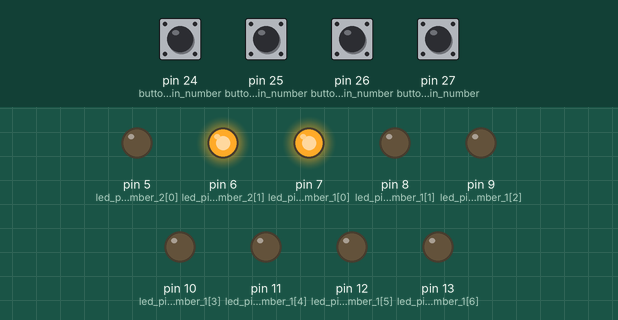
Recording of a sketch running on a simulated Arduino Mega 2560, built with avr-gcc and run on an emulated ATmega2560. Shown: output pins drawn as LEDs (lit = HIGH). The inputs (shaded band) are chosen by the test bench; at power-on: pin 24 (button_pin_number), pin 25 (button_pin_number), pin 26 (button_pin_number), pin 27 (button_pin_number) HIGH.

Above: at 1.2 s.
1.3 s: pin 24 (button_pin_number) pulled LOW for 0.15 s
At 2.5 s:
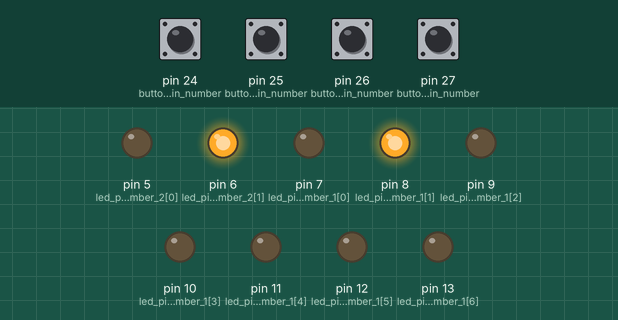
2.9 s: pin 25 (button_pin_number) pulled LOW for 0.15 s
At 3.8 s:
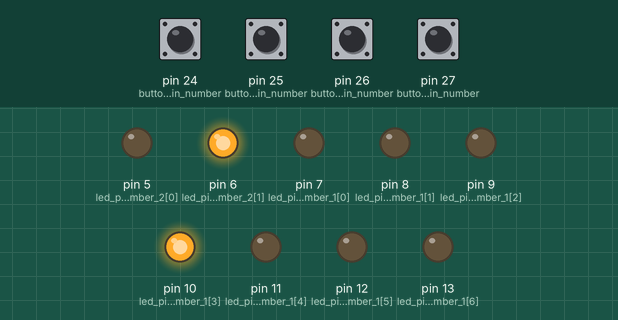
4.5 s: pin 26 (button_pin_number) pulled LOW for 0.15 s
At 5.1 s:
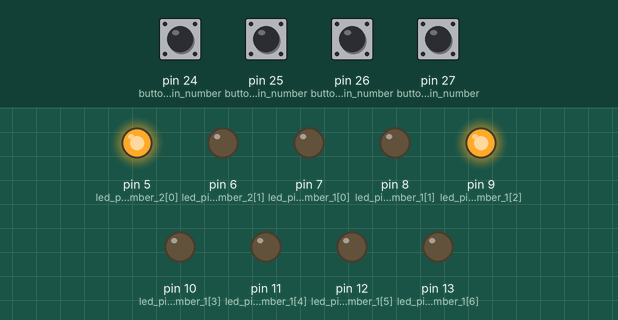
6.1 s: pin 24 (button_pin_number) pulled LOW for 1 s
At 7.4 s:
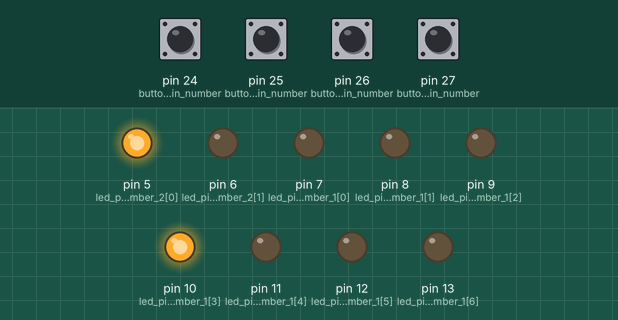
8.6 s: pin 27 (button_pin_number) pulled LOW for 0.15 s
At 9.4 s:
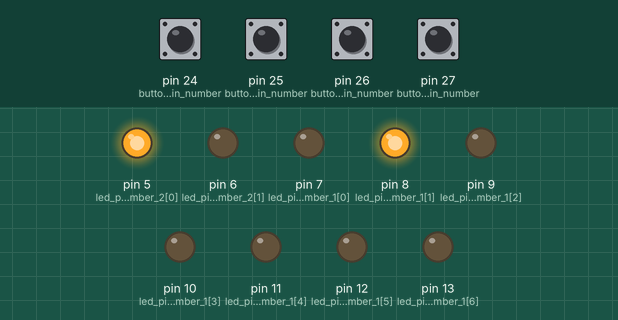
10.2 s: pin 26 (button_pin_number) pulled LOW for 1 s
At 10.6 s:
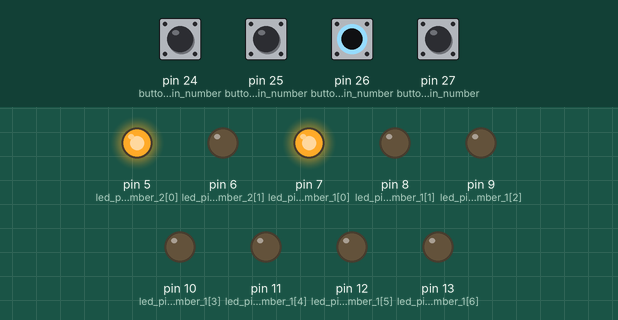
Timing chart, 0 to 13.2 s (numbered marks = the images above; inputs shaded):
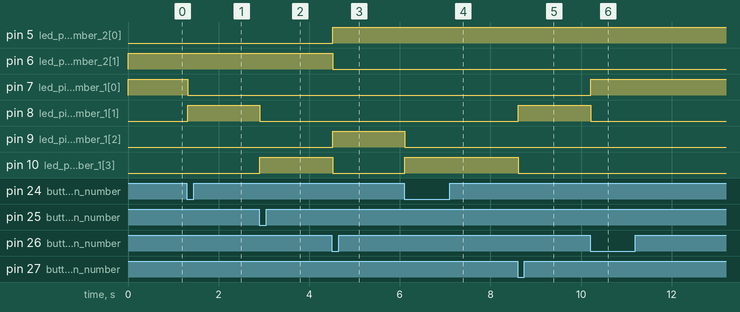

Measured:
- after the input at 1.3 s, pin 7 (led_pin_number_1[0]): HIGH → LOW at once; pin 8 (led_pin_number_1[1]): LOW → HIGH at once
- after the input at 2.9 s, pin 8 (led_pin_number_1[1]): HIGH → LOW at once; pin 10 (led_pin_number_1[3]): LOW → HIGH at once
- after the input at 4.5 s, pin 5 (led_pin_number_2[0]), pin 9 (led_pin_number_1[2]): LOW → HIGH at once; pin 6 (led_pin_number_2[1]), pin 10 (led_pin_number_1[3]): HIGH → LOW at once
- after the input at 6.1 s, pin 9 (led_pin_number_1[2]): HIGH → LOW at once; pin 10 (led_pin_number_1[3]): LOW → HIGH at once
- after the input at 8.6 s, pin 8 (led_pin_number_1[1]): LOW → HIGH at once; pin 10 (led_pin_number_1[3]): HIGH → LOW at once
- after the input at 10.2 s, pin 7 (led_pin_number_1[0]): LOW → HIGH at once; pin 8 (led_pin_number_1[1]): HIGH → LOW at once

The sketch:

BareMinimum.ino
```cpp
// libraries
#include <Toggle.h>

// initialize variables

// LEDs
int led_pin_number_1[] = {7, 8, 9, 10, 11, 12, 13};
int number_of_leds_1 = sizeof(led_pin_number_1) / sizeof(led_pin_number_1[0]);
int led_pin_number_2[] = {5, 6};
int number_of_leds_2 = sizeof(led_pin_number_2) / sizeof(led_pin_number_2[0]);

// buttons
int button_pin_number[] = {24, 25, 26, 27};
int number_of_buttons = sizeof(button_pin_number) / sizeof(button_pin_number[0]);
Toggle north_button;
Toggle west_button;
Toggle south_button;
Toggle east_button;

// time
int time = 500;

// list of states in the first system
enum {CAVE_OF_CACOPHONY, TWISTY_TUNNEL, RAPID_RIVER, SECRET_SWORD_STASH, DRAGONS_DEN, GRIEVOUS_GRAVEYARD, VICTORY_VAULT} current_state;

// list of states in the second system
enum {NO_SWORD, HAS_SWORD} current_state_1;

// this function runs the finite state machine
void run_finite_state_machine() {
  // update the buttons' states
  north_button.poll();
  west_button.poll();
  south_button.poll();
  east_button.poll();

  // this switch statement will help us determine which state
  // we are in in order to determine what actions we must do
  switch (current_state) {
    // if we are in the CAVE OF CACOPHONY state, then we press the
    // east button in order to move to the TWISTY TUNNEL state
    case CAVE_OF_CACOPHONY:
      if (east_button.onPress()) {
        // turn off the CAVE OF CACOPHONY LED
        turn_off_LEDs();

        // turn on the TWISTY TUNNEL LED
        digitalWrite(led_pin_number_1[1], HIGH);

        // set the current state to the next state TWISTY TUNNEL
        current_state = TWISTY_TUNNEL;
      }
      break;

    // if we are in the TWIST TUNNEL state, then we press the west button
    // in order to move to the CAVE OF CACOPHONY state or the south button
    // in order to move to the RAPID RIVER state
    case TWISTY_TUNNEL:
      if (west_button.onPress()) {
        // turn off the TWISTY TUNNEL LED
        turn_off_LEDs();

        // turn on the CAVE OF CACOPHONY LED
        digitalWrite(led_pin_number_1[0], HIGH);

        // set the current state to the next state CAVE OF CACOPHONY
        current_state = CAVE_OF_CACOPHONY;
      }
      else if (south_button.onPress()) {
        // turn off the TWISTY TUNNEL LED
        turn_off_LEDs();

        // turn on the RAPID RIVER LED
        digitalWrite(led_pin_number_1[3], HIGH);

        // set the current state to the next state RAPID RIVER
        current_state = RAPID_RIVER;
      }
      break;

    // if we are in the RAPID RIVER state, then we press the north button
    // in order to move to the TWISTY TUNNEL state, the west button in order
    // to move to the SECRET SWORD STASH state, or the east button in order
    // to move to the DRAGONS DEN state
    case RAPID_RIVER:
      if (north_button.onPress()) {
        // turn off the RAPID RIVER LED
        turn_off_LEDs();

        // turn on the TWISTY TUNNEL LED
        digitalWrite(led_pin_number_1[1], HIGH);

        // set the current state to the next state TWISTY TUNNEL
        current_state = TWISTY_TUNNEL;
      }
      else if (west_button.onPress()) {
        // set the current state to the next state HAS SWORD
        current_state_1 = HAS_SWORD;

        // turn off the RAPID RIVER LED and NO SWORD LED
        turn_off_LEDs();

        // turn on the SECRET SWORD STASH LED
        digitalWrite(led_pin_number_1[2], HIGH);

        // turn on the HAS SWORD LED
        digitalWrite(led_pin_number_2[0], HIGH);

        // set the current state to the next state SECRET SWORD STASH
        current_state = SECRET_SWORD_STASH;
      }
      else if (east_button.onPress()) {
        // turn off the RAPID RIVER LED
        turn_off_LEDs();

        // turn on the DRAGONS DEN LED
        digitalWrite(led_pin_number_1[4], HIGH);

        // set the current state to the next state DRAGONS DEN
        current_state = DRAGONS_DEN;
      }
      break;

    // if we are in the SECRET SWORD STASH state, then we press
    // the west button in order to move to the RAPID RIVER state
    case SECRET_SWORD_STASH:
      if (east_button.onPress()) {
        // turn off the SECRET SWORD STASH LED
        turn_off_LEDs();

        // turn on the RAPID RIVER LED
        digitalWrite(led_pin_number_1[3], HIGH);

        // set the current state to the next state RAPID RIVER
        current_state = RAPID_RIVER;
      }
      break;

    // if we are in the DRAGONS DEN state, we would go to the VICTORY VAULT state if we have the secret sword or we would go to the GRIEVOUS GRAVEYARD state if we don't have the secret sword
    case DRAGONS_DEN:
      // this is to make it look like the game is determining if the user won or lost
      for (int i = 0; i < 3; i++){
        digitalWrite(led_pin_number_1[4], HIGH);
        delay(time);
        digitalWrite(led_pin_number_1[4], LOW);
        delay(time);
      }

      // this is to keep the user in suspense
      digitalWrite(led_pin_number_1[4], HIGH);
      delay(1000);

      // if the user has the sword, then they win the game
      // if the user does not have the sword, then they lose the game
      switch(current_state_1) {
        case NO_SWORD:
          // set the current state to GRIEVOUS GRAVEYARD
          current_state = GRIEVOUS_GRAVEYARD;
          break;

        case HAS_SWORD:
          // set the current state to VICTORY VAULT
          current_state = VICTORY_VAULT;
          break;
      }
      break;

    // if the user is in this state, then they lost the game
    case GRIEVOUS_GRAVEYARD:
      // turn off the DRAGONS DEN LED
      digitalWrite(led_pin_number_1[4], LOW);

      // turn on the GRIEVOUS GRAVEYARD LED
      digitalWrite(led_pin_number_1[5], HIGH);
      delay(time);

      // this is to signify that the user lost the game
      for (int i = 0; i < 4; i++) {
        digitalWrite(led_pin_number_1[5], HIGH);
        delay(time);
        digitalWrite(led_pin_number_1[5], LOW);
        delay(time);
      }

      // set current states to CAVE OF CACOPHONY and NO SWORD
      current_state = CAVE_OF_CACOPHONY;
      current_state_1 = NO_SWORD;

      // reset the game
      turn_off_LEDs();
      delay(time);
      digitalWrite(led_pin_number_1[0], HIGH);
      digitalWrite(led_pin_number_2[1], HIGH);
      break;

    // if the user is in this state, then they won the game
    case VICTORY_VAULT:
      // turn off the DRAGONS DEN LED
      digitalWrite(led_pin_number_1[4], LOW);

      // turn on the VICTORY VAULT LED
      digitalWrite(led_pin_number_1[6], HIGH);
      delay(time);

      // this is to signify that the user won the game
      for (int i = 0; i < 4; i++) {
        digitalWrite(led_pin_number_1[6], HIGH);
        delay(time);
        digitalWrite(led_pin_number_1[6], LOW);
        delay(time);
      }

      // set current states to CAVE OF CACOPHONY and NO SWORD
      current_state = CAVE_OF_CACOPHONY;
      current_state_1 = NO_SWORD;

      // reset the game
      turn_off_LEDs();
      delay(time);
      digitalWrite(led_pin_number_1[0], HIGH);
      digitalWrite(led_pin_number_2[1], HIGH);
      break;
  }
}

// this function will turn off all LEDs
void turn_off_LEDs() {
  // since we are turning off an LED, it will be easier to code
  // this function in a way that turns off all LEDs at once
  for (int i = 0; i < number_of_leds_1; i++) {
    digitalWrite(led_pin_number_1[i], LOW);
  }

  // if user has the sword then turn off NO SWORD LED
  // else turn off the HAS SWORD LED
  switch (current_state_1) {
    case NO_SWORD:
      digitalWrite(led_pin_number_2[0], LOW);
      break;

    case HAS_SWORD:
      digitalWrite(led_pin_number_2[1], LOW);
      break;
  }
}

void setup() {
  // put your setup code here, to run once:

  // create serial monitor
  Serial.begin(9600);

  // set LED pins as output signals
  for (int i = 0; i < number_of_leds_1; i++) {
    pinMode(led_pin_number_1[i], OUTPUT);
  }

  for (int i = 0; i < number_of_leds_2; i++) {
    pinMode(led_pin_number_2[i], OUTPUT);
  }

  // set button pins as input signals
  north_button.begin(button_pin_number[3]);
  west_button.begin(button_pin_number[2]);
  south_button.begin(button_pin_number[1]);
  east_button.begin(button_pin_number[0]);

  // initially have all LEDs off and have CAVE OF CACOPHONY LED on
  turn_off_LEDs();
  digitalWrite(led_pin_number_1[0], HIGH);

  // have NO SWORD LED on
  digitalWrite(led_pin_number_2[1], HIGH);

  // set the initial states in finite state machine as CAVE OF CACOPHONY and NO SWORD
  current_state = CAVE_OF_CACOPHONY;
  current_state_1 = NO_SWORD;
}

void loop() {
  // put your main code here, to run repeatedly:

  // run the finite state machine where it
  // gets updated based on possible events
  run_finite_state_machine();
}
```
